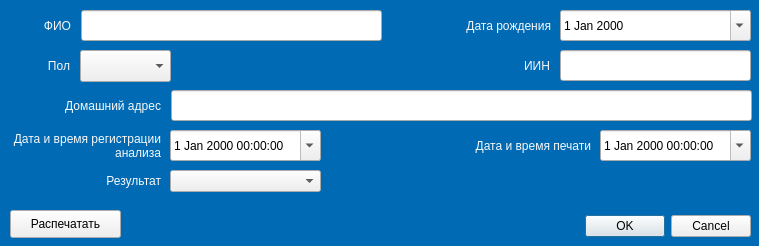
<?xml version="1.0" encoding="UTF-8"?>
<ui version="4.0">
 <class>Dialog</class>
 <widget class="QDialog" name="Dialog">
  <property name="geometry">
   <rect>
    <x>0</x>
    <y>0</y>
    <width>759</width>
    <height>246</height>
   </rect>
  </property>
  <property name="windowTitle">
   <string>Dialog</string>
  </property>
  <property name="styleSheet">
   <string notr="true">QDialog{
background: rgb(0, 107, 180)
}</string>
  </property>
  <widget class="QDialogButtonBox" name="buttonBox">
   <property name="geometry">
    <rect>
     <x>410</x>
     <y>210</y>
     <width>341</width>
     <height>32</height>
    </rect>
   </property>
   <property name="orientation">
    <enum>Qt::Horizontal</enum>
   </property>
   <property name="standardButtons">
    <set>QDialogButtonBox::Cancel|QDialogButtonBox::Ok</set>
   </property>
  </widget>
  <widget class="QPushButton" name="btnPrint">
   <property name="geometry">
    <rect>
     <x>10</x>
     <y>210</y>
     <width>111</width>
     <height>28</height>
    </rect>
   </property>
   <property name="text">
    <string>Распечатать</string>
   </property>
  </widget>
  <widget class="QLabel" name="label_5">
   <property name="geometry">
    <rect>
     <x>10</x>
     <y>50</y>
     <width>60</width>
     <height>31</height>
    </rect>
   </property>
   <property name="styleSheet">
    <string notr="true">color: #f8f8f8</string>
   </property>
   <property name="text">
    <string>Пол</string>
   </property>
   <property name="alignment">
    <set>Qt::AlignRight|Qt::AlignTrailing|Qt::AlignVCenter</set>
   </property>
  </widget>
  <widget class="QLineEdit" name="txtAddr">
   <property name="geometry">
    <rect>
     <x>171</x>
     <y>90</y>
     <width>581</width>
     <height>31</height>
    </rect>
   </property>
   <property name="focusPolicy">
    <enum>Qt::StrongFocus</enum>
   </property>
  </widget>
  <widget class="QLabel" name="label_4">
   <property name="geometry">
    <rect>
     <x>490</x>
     <y>50</y>
     <width>60</width>
     <height>31</height>
    </rect>
   </property>
   <property name="styleSheet">
    <string notr="true">color: #f8f8f8</string>
   </property>
   <property name="text">
    <string>ИИН</string>
   </property>
   <property name="alignment">
    <set>Qt::AlignRight|Qt::AlignTrailing|Qt::AlignVCenter</set>
   </property>
  </widget>
  <widget class="QLabel" name="label_6">
   <property name="geometry">
    <rect>
     <x>10</x>
     <y>90</y>
     <width>151</width>
     <height>31</height>
    </rect>
   </property>
   <property name="styleSheet">
    <string notr="true">color: #f8f8f8</string>
   </property>
   <property name="text">
    <string>Домашний адрес</string>
   </property>
   <property name="alignment">
    <set>Qt::AlignRight|Qt::AlignTrailing|Qt::AlignVCenter</set>
   </property>
   <property name="wordWrap">
    <bool>true</bool>
   </property>
  </widget>
  <widget class="QLineEdit" name="txtFIO">
   <property name="geometry">
    <rect>
     <x>81</x>
     <y>10</y>
     <width>301</width>
     <height>31</height>
    </rect>
   </property>
   <property name="focusPolicy">
    <enum>Qt::StrongFocus</enum>
   </property>
  </widget>
  <widget class="QComboBox" name="cmbSex">
   <property name="geometry">
    <rect>
     <x>80</x>
     <y>50</y>
     <width>91</width>
     <height>32</height>
    </rect>
   </property>
   <property name="focusPolicy">
    <enum>Qt::WheelFocus</enum>
   </property>
   <property name="styleSheet">
    <string notr="true"/>
   </property>
   <property name="currentText">
    <string/>
   </property>
  </widget>
  <widget class="QLabel" name="label">
   <property name="geometry">
    <rect>
     <x>11</x>
     <y>10</y>
     <width>60</width>
     <height>31</height>
    </rect>
   </property>
   <property name="styleSheet">
    <string notr="true">color: #f8f8f8</string>
   </property>
   <property name="text">
    <string>ФИО</string>
   </property>
   <property name="alignment">
    <set>Qt::AlignRight|Qt::AlignTrailing|Qt::AlignVCenter</set>
   </property>
  </widget>
  <widget class="QDateEdit" name="dateBirth">
   <property name="geometry">
    <rect>
     <x>560</x>
     <y>10</y>
     <width>191</width>
     <height>31</height>
    </rect>
   </property>
   <property name="focusPolicy">
    <enum>Qt::WheelFocus</enum>
   </property>
   <property name="calendarPopup">
    <bool>true</bool>
   </property>
  </widget>
  <widget class="QLabel" name="label_2">
   <property name="geometry">
    <rect>
     <x>450</x>
     <y>10</y>
     <width>101</width>
     <height>31</height>
    </rect>
   </property>
   <property name="styleSheet">
    <string notr="true">color: #f8f8f8</string>
   </property>
   <property name="text">
    <string>Дата рождения</string>
   </property>
   <property name="alignment">
    <set>Qt::AlignRight|Qt::AlignTrailing|Qt::AlignVCenter</set>
   </property>
  </widget>
  <widget class="QLineEdit" name="txtIIN">
   <property name="geometry">
    <rect>
     <x>560</x>
     <y>50</y>
     <width>191</width>
     <height>31</height>
    </rect>
   </property>
   <property name="focusPolicy">
    <enum>Qt::StrongFocus</enum>
   </property>
  </widget>
  <widget class="QDateTimeEdit" name="datePrint">
   <property name="geometry">
    <rect>
     <x>600</x>
     <y>130</y>
     <width>151</width>
     <height>31</height>
    </rect>
   </property>
   <property name="calendarPopup">
    <bool>true</bool>
   </property>
  </widget>
  <widget class="QLabel" name="label_8">
   <property name="geometry">
    <rect>
     <x>10</x>
     <y>130</y>
     <width>151</width>
     <height>31</height>
    </rect>
   </property>
   <property name="styleSheet">
    <string notr="true">color: #f8f8f8</string>
   </property>
   <property name="text">
    <string>Дата и время регистрации анализа</string>
   </property>
   <property name="alignment">
    <set>Qt::AlignRight|Qt::AlignTrailing|Qt::AlignVCenter</set>
   </property>
   <property name="wordWrap">
    <bool>true</bool>
   </property>
  </widget>
  <widget class="QDateTimeEdit" name="dateReg">
   <property name="geometry">
    <rect>
     <x>170</x>
     <y>130</y>
     <width>151</width>
     <height>31</height>
    </rect>
   </property>
   <property name="calendarPopup">
    <bool>true</bool>
   </property>
  </widget>
  <widget class="QLabel" name="label_11">
   <property name="geometry">
    <rect>
     <x>440</x>
     <y>130</y>
     <width>151</width>
     <height>31</height>
    </rect>
   </property>
   <property name="styleSheet">
    <string notr="true">color: #f8f8f8</string>
   </property>
   <property name="text">
    <string>Дата и время печати</string>
   </property>
   <property name="alignment">
    <set>Qt::AlignRight|Qt::AlignTrailing|Qt::AlignVCenter</set>
   </property>
   <property name="wordWrap">
    <bool>true</bool>
   </property>
  </widget>
  <widget class="QComboBox" name="cmbResult">
   <property name="geometry">
    <rect>
     <x>170</x>
     <y>170</y>
     <width>151</width>
     <height>22</height>
    </rect>
   </property>
  </widget>
  <widget class="QLabel" name="label_10">
   <property name="geometry">
    <rect>
     <x>60</x>
     <y>170</y>
     <width>101</width>
     <height>21</height>
    </rect>
   </property>
   <property name="styleSheet">
    <string notr="true">color: #f8f8f8</string>
   </property>
   <property name="text">
    <string>Результат</string>
   </property>
   <property name="alignment">
    <set>Qt::AlignRight|Qt::AlignTrailing|Qt::AlignVCenter</set>
   </property>
   <property name="wordWrap">
    <bool>true</bool>
   </property>
  </widget>
 </widget>
 <resources/>
 <connections>
  <connection>
   <sender>buttonBox</sender>
   <signal>accepted()</signal>
   <receiver>Dialog</receiver>
   <slot>accept()</slot>
   <hints>
    <hint type="sourcelabel">
     <x>248</x>
     <y>254</y>
    </hint>
    <hint type="destinationlabel">
     <x>157</x>
     <y>274</y>
    </hint>
   </hints>
  </connection>
  <connection>
   <sender>buttonBox</sender>
   <signal>rejected()</signal>
   <receiver>Dialog</receiver>
   <slot>reject()</slot>
   <hints>
    <hint type="sourcelabel">
     <x>316</x>
     <y>260</y>
    </hint>
    <hint type="destinationlabel">
     <x>286</x>
     <y>274</y>
    </hint>
   </hints>
  </connection>
 </connections>
</ui>
